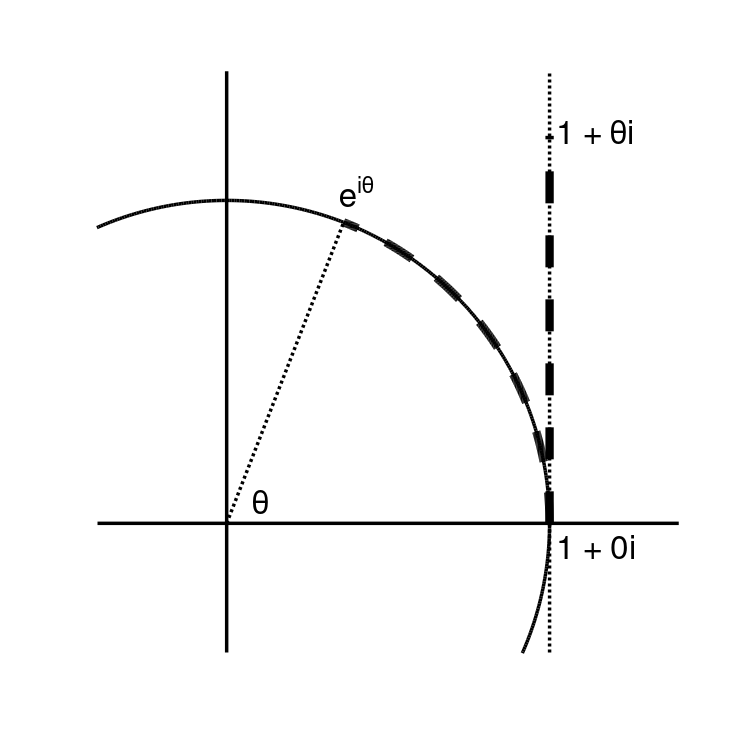

Source code (MATLAB):
disp('Running MATLAB script file OODAfig8p2.m') ;
%
%    Makes Figure 8.2 of the OODA book,
%    Illustrates Manifold Basics
%
%    Copied from OODAbookChpGFigFLogExp.m
%    in:        OODAbook\ChapterG
%


%  Set basics
%
left = -0.4 ;
right = 1.4;
bottom = -0.4 ;
top = 1.4 ;
lw1 = 2.5 ;
lw2 = 6 ;

ngrid = 401 ;
mgrid1 = linspace(-pi/4, 3*pi/4, ngrid)' ;
mcircle1 = [cos(mgrid1),sin(mgrid1)] ;
theta = 1.2 ;
mgrid2 = linspace(0, theta, ngrid)' ;
mcircle2 = [cos(mgrid2),sin(mgrid2)] ;


%  make main plot
%
figure(1) ;
clf ;

plot(mcircle1(:,1),mcircle1(:,2),'k-','LineWidth',lw1) ;
hold on ;
  plot([left; right],[0; 0],'k-','LineWidth',lw1) ;
  plot([0; 0],[bottom; top],'k-','LineWidth',lw1) ;
  plot(mcircle2(:,1),mcircle2(:,2),'k--','LineWidth',lw2) ;
  plot([1,1],[0,theta],'k--','LineWidth',lw2) ;
  plot([1; 1],[bottom; top],'k:','LineWidth',lw1) ;
  plot([0; cos(theta)],[0; sin(theta)],'k:','LineWidth',lw1) ;
  text(0.08,0.07,'\theta','FontSize',24) ;
  text(0.35,1.03,'e^{i\theta}','FontSize',24) ;
  text(1.02,-0.07,'1 + 0i','FontSize',24) ;
  text(1.02,1.215,'1 + {\theta}i','FontSize',24) ;
hold off ;

axis square ;
axis([left right bottom top]) ;
axis off ;


%  Create png file
%
  orient portrait ;
  set(gcf,'PaperSize',[8.0, 8.0]) ; 
  set(gcf,'PaperPosition',[0.25, 0.25, 7.5, 7.5]) ; 
print('-dpng','OODAfig8p2B.png') ;



